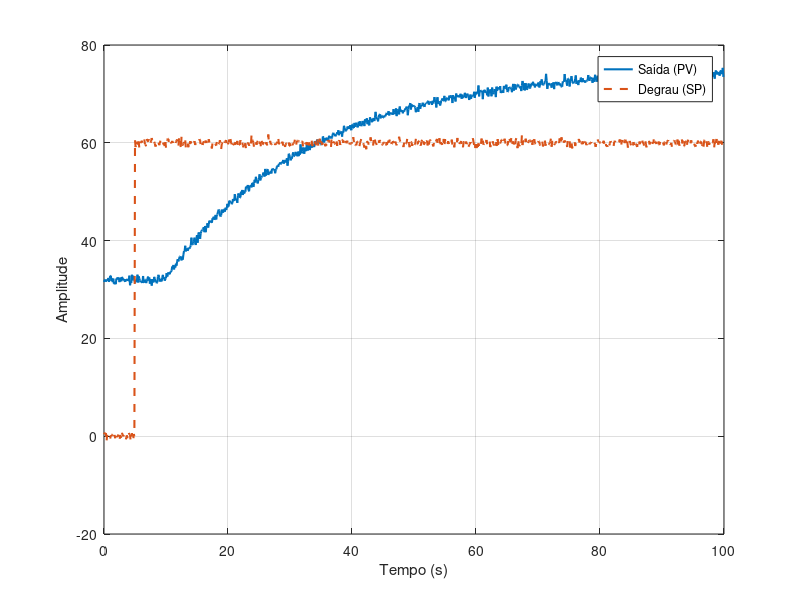

Here is the MATLAB script that generated this plot: (Note: this script raises an error after producing the figure.)
%% Identificação da planta (Forno, Grupo 5) - Smith e Sundaresan
% A planta é um forno simples: um sensor mede a temperatura atual
% (faixa de 0 a 100 °C), ligado a um controlador, e uma resistência de
% aquecimento é acionada por um módulo PWM (0 a 100 % de potência).

clear; clc; close all

%% pasta de saída das figuras
pastaFig = "figuras";
if ~exist(pastaFig, "dir")
    mkdir(pastaFig);
end

%% carregar dataset
load("Forno_G5.mat")
whos

%% dados brutos
figure
plot(t, Saida, 'LineWidth', 1.5); hold on
plot(t, Degrau, '--', 'LineWidth', 1.5);
xlabel("Tempo (s)"); ylabel("Amplitude");
legend("Saída (PV)", "Degrau (SP)", 'Location', 'best');
grid on
exportgraphics(gcf, fullfile(pastaFig, 'dados_brutos.png'), 'Resolution', 300);

%% instante do degrau (t0 = instante em que o degrau é aplicado, não o início do ensaio)
indice = find(Degrau >= 50, 1);   % limiar no meio do salto (0 -> 60), longe do ruído
t0 = t(indice);

% patamares da entrada, por média de trecho (reduz o ruído)
Vinicio = mean(Degrau(1:indice-1));
Vfinal = mean(Degrau(end - round(0.05*numel(Degrau)):end));   % últimas 51 amostras
du = Vfinal - Vinicio;

% patamares da saída, por média de trecho
yInicio = mean(Saida(1:max(indice-1,1)));
yFinal = mean(Saida(end - round(0.05*numel(Saida)):end));     % últimas 51 amostras
dy = yFinal - yInicio;

k = dy / du;   % ganho estático (°C/%)

% saída normalizada (0 a 1)
yNormalizado = (Saida - yInicio) / dy;

% tempo, a partir de t0, em que yNormalizado cruza cada percentual
cruzaPercentual = @(percentual) t(find(yNormalizado >= percentual, 1)) - t0;

%% medições de Smith e Sundaresan
% y(t) = 0                           para t < θ
% y(t) = 1 - exp(-(t - θ)/τ)         para t >= θ   (normalizada)
t1Smith = cruzaPercentual(0.283);
t2Smith = cruzaPercentual(0.632);
t1Sund  = cruzaPercentual(0.353);
t2Sund  = cruzaPercentual(0.853);

tauSmith = 1.5*(t2Smith - t1Smith);
thetaSmith = t2Smith - tauSmith;
tauSundaresan = (2/3) * (t2Sund - t1Sund);
thetaSundaresan = 1.3*t1Sund - 0.29*t2Sund;

%% simulação dos modelos
u = du * (t >= t0);
sysSundaresan = tf(k, [tauSundaresan, 1], 'InputDelay', thetaSundaresan);
sysSmith = tf(k, [tauSmith, 1], 'InputDelay', thetaSmith);

ySundaresan = lsim(sysSundaresan, u, t) + yInicio;
ySmith = lsim(sysSmith, u, t) + yInicio;

erroSmith = ySmith - Saida;
erroSundaresan = ySundaresan - Saida;

eqmSundaresan = sqrt(mean(erroSundaresan.^2))
eqmSmith = sqrt(mean(erroSmith.^2))

% ruído medido no trecho parado, para comparar com o EQM
ruido = std(Saida(1:indice-1))

%% gráficos: Smith x Sundaresan
figure
plot(t, Saida, 'Color', [0.7 0.7 0.7]); hold on
plot(t, ySmith, 'LineWidth', 1.5);
plot(t, ySundaresan, 'LineWidth', 1.5);
xlabel("Tempo (s)"); ylabel("Temperatura (°C)");
legend("Experimental", "Smith", "Sundaresan", 'Location', 'best');
grid on
exportgraphics(gcf, fullfile(pastaFig, 'smith_vs_sundaresan.png'), 'Resolution', 300);

figure
plot(t, erroSmith); hold on
plot(t, erroSundaresan);
yline(0, 'k--');
xlabel("Tempo (s)"); ylabel("Erro (°C)");
legend("Smith", "Sundaresan", "Zero", 'Location', 'best');
grid on
exportgraphics(gcf, fullfile(pastaFig, 'erro_smith_vs_sundaresan.png'), 'Resolution', 300);

%% EQM em função de τ e θ (ajuste fino, um parâmetro por vez)
eqmModelo = @(tau, theta) sqrt(mean((lsim(tf(k,[tau 1],'InputDelay',theta), u, t) + yInicio - Saida).^2));

% varredura de θ, com τ fixo no valor de Smith
thetas = thetaSmith + (-0.5:0.1:1.5);
eqms = arrayfun(@(th) eqmModelo(tauSmith, th), thetas);
[eqmMin, iMin] = min(eqms);
thetaAjust = thetas(iMin)

figure
plot(thetas, eqms, 'o-');
xlabel('\theta (s)'); ylabel('EQM (°C)'); grid on
exportgraphics(gcf, fullfile(pastaFig, 'eqm_vs_theta.png'), 'Resolution', 300);

% varredura de τ, com θ fixo no valor ajustado
taus = tauSmith + (-0.5:0.1:1.5);
eqmsTau = arrayfun(@(ta) eqmModelo(ta, thetaAjust), taus);
[eqmMinTau, jMin] = min(eqmsTau)
tauAjust = taus(jMin)

figure
plot(taus, eqmsTau, 'o-');
xlabel('\tau (s)'); ylabel('EQM (°C)'); grid on
exportgraphics(gcf, fullfile(pastaFig, 'eqm_vs_tau.png'), 'Resolution', 300);

%% modelo ajustado
yAjust = lsim(tf(k,[tauAjust 1],'InputDelay',thetaAjust), u, t) + yInicio;
erroAjust = yAjust - Saida;
eqmAjust = sqrt(mean(erroAjust.^2))

figure
plot(t, Saida, 'Color', [0.7 0.7 0.7]); hold on
plot(t, ySmith, 'LineWidth', 1.5);
plot(t, yAjust, 'LineWidth', 1.5);
xlabel("Tempo (s)"); ylabel("Temperatura (°C)");
legend("Experimental", "Smith original", "Smith ajustado", 'Location', 'best');
grid on
exportgraphics(gcf, fullfile(pastaFig, 'smith_vs_ajustado.png'), 'Resolution', 300);

figure
plot(t, erroSmith); hold on
plot(t, erroAjust);
yline(0, 'k--');
xlabel("Tempo (s)"); ylabel("Erro (°C)");
legend("Smith original", "Smith ajustado", "Zero", 'Location', 'best');
grid on
exportgraphics(gcf, fullfile(pastaFig, 'erro_smith_vs_ajustado.png'), 'Resolution', 300);

%% efeito de θ e τ sobre os dados (item 3 do enunciado)
% θ - 0,3 piora o EQM, θ + 0,3 melhora, e o par ajustado é o menor
ySimTheta1 = lsim(tf(k,[tauSmith 1],'InputDelay',thetaSmith - 0.3), u, t) + yInicio;
ySimTheta2 = lsim(tf(k,[tauSmith 1],'InputDelay',thetaSmith + 0.3), u, t) + yInicio;

figure
plot(t, Saida, 'Color', [0.7 0.7 0.7]); hold on
plot(t, ySimTheta1, 'LineWidth', 1.5);
plot(t, ySmith, 'LineWidth', 1.5);
plot(t, ySimTheta2, 'LineWidth', 1.5);
plot(t, yAjust, 'LineWidth', 1.5);
xlabel("Tempo (s)"); ylabel("Temperatura (°C)");
legend("Experimental", ...
       sprintf("\\theta = %.2f (EQM %.4f)", thetaSmith - 0.3, eqmModelo(tauSmith, thetaSmith - 0.3)), ...
       sprintf("Smith \\theta = %.2f (EQM %.4f)", thetaSmith, eqmSmith), ...
       sprintf("\\theta = %.2f (EQM %.4f)", thetaSmith + 0.3, eqmModelo(tauSmith, thetaSmith + 0.3)), ...
       sprintf("Ajustado \\tau = %.2f, \\theta = %.2f (EQM %.4f)", tauAjust, thetaAjust, eqmAjust), ...
       'Location', 'southeast');
grid on
xlim([0 60])   % foco no atraso e na subida, onde os modelos diferem
exportgraphics(gcf, fullfile(pastaFig, 'efeito_theta.png'), 'Resolution', 300);

%% salvar parâmetros do modelo final (origem rastreável para a main)
save("parametros_forno.mat", "k", "tauAjust", "thetaAjust", "yInicio")
